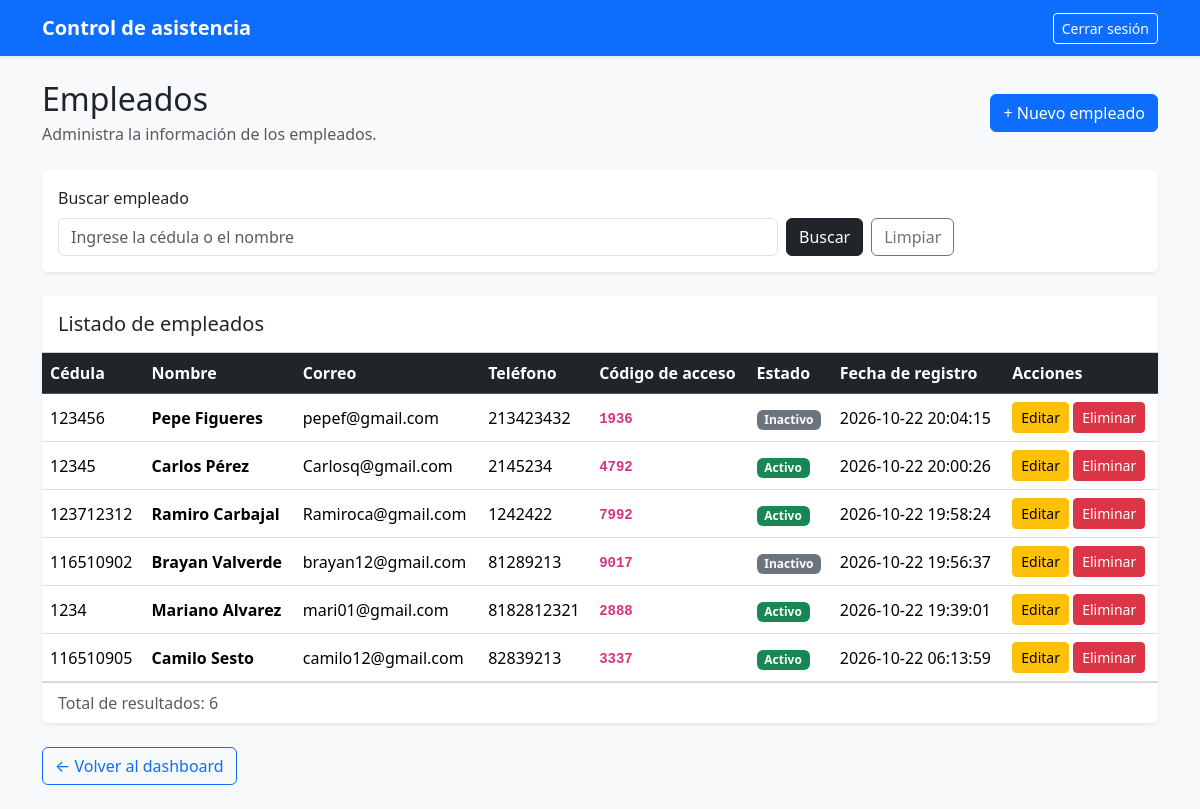
Screenshot of /admin/empleados.php (signed in) with the database file from the repository.
### tables this page shows
CREATE TABLE `empleados` (
  `id` int(11) NOT NULL,
  `cedula` varchar(30) NOT NULL,
  `nombre` varchar(150) NOT NULL,
  `correo` varchar(150) DEFAULT NULL,
  `telefono` varchar(30) DEFAULT NULL,
  `codigo_acceso` varchar(20) NOT NULL,
  `estado` enum('Activo','Inactivo') NOT NULL DEFAULT 'Activo',
  `fecha_registro` timestamp NOT NULL DEFAULT current_timestamp()
);

### admin/empleados.php (the view, shortened to what this page needs)
<?php
require_once "../config/database.php";
$busqueda = trim($_GET["buscar"] ?? "");
$sql = "SELECT * FROM empleados";
$params = [];
$sql .= " ORDER BY id DESC";
$stmt = $conexion->prepare($sql);
$stmt->execute($params);
$empleados = $stmt->fetchAll();
function escapar($valor)
{
    return htmlspecialchars(
        (string)($valor ?? ""),
        ENT_QUOTES,
        "UTF-8"
    );
}
?>
<!DOCTYPE html>
<html lang="es">
<head>
    <link
        href="https://cdn.jsdelivr.net/npm/bootstrap@5.3.3/dist/css/bootstrap.min.css"
        rel="stylesheet"
    >
</head>
<body class="bg-light">
<nav class="navbar navbar-dark bg-primary shadow-sm">
    <div class="container">
        <a class="navbar-brand fw-semibold" href="index.php">
            Control de asistencia
        </a>
        <a href="../logout.php"
           class="btn btn-outline-light btn-sm">
            Cerrar sesión
        </a>
    </div>
</nav>
<div class="container py-4">
    <div class="d-flex flex-wrap justify-content-between
                align-items-center gap-3 mb-4">
        <div>
            <h2 class="mb-1">Empleados</h2>
            <p class="text-muted mb-0">
                Administra la información de los empleados.
            </p>
        </div>
        <a href="registrar_empleado.php"
           class="btn btn-primary">
            + Nuevo empleado
        </a>
    </div>
    <div class="card border-0 shadow-sm mb-4">
        <div class="card-body">
            <form method="GET" class="row g-2">
                <div class="col-md-8">
                    <label for="buscar" class="form-label">
                        Buscar empleado
                    </label>
                    <input
                        type="text"
                        name="buscar"
                        id="buscar"
                        class="form-control"
                        placeholder="Ingrese la cédula o el nombre"
                        value="<?= escapar($busqueda) ?>"
                    >
                </div>
                <div class="col-md-4 d-flex align-items-end gap-2">
                    <button type="submit"
                            class="btn btn-dark">
                        Buscar
                    </button>
                    <a href="empleados.php"
                       class="btn btn-outline-secondary">
                        Limpiar
                    </a>
                </div>
            </form>
        </div>
    </div>
    <div class="card border-0 shadow-sm">
        <div class="card-header bg-white py-3">
            <h5 class="mb-0">Listado de empleados</h5>
        </div>
        <div class="table-responsive">
            <table class="table table-hover align-middle mb-0">
                <thead class="table-dark">
                    <tr>
                        <th>Cédula</th>
                        <th>Nombre</th>
                        <th>Correo</th>
                        <th>Teléfono</th>
                        <th>Código de acceso</th>
                        <th>Estado</th>
                        <th>Fecha de registro</th>
                        <th>Acciones</th>
                    </tr>
                </thead>
                <tbody>
                <?php if (empty($empleados)): ?>
                    <tr>
                        <td colspan="8"
                            class="text-center py-5">
                            <h5 class="text-muted">
                                No se encontraron empleados
                            </h5>
                            <p class="text-muted mb-0">
                                Registra un empleado nuevo o cambia
                                los criterios de búsqueda.
                            </p>
                        </td>
                    </tr>
                <?php else: ?>
                    <?php foreach ($empleados as $empleado): ?>
                        <tr>
                            <td>
                                <?= escapar($empleado["cedula"]) ?>
                            </td>
                            <td class="fw-semibold">
                                <?= escapar($empleado["nombre"]) ?>
                            </td>
                            <td>
                                <?= escapar($empleado["correo"]) ?: "—" ?>
                            </td>
                            <td>
                                <?= escapar($empleado["telefono"]) ?: "—" ?>
                            </td>
                            <td>
                                <code class="fw-bold">
                                    <?= escapar($empleado["codigo_acceso"]) ?>
                                </code>
                            </td>
                            <td>
                                <?php if ($empleado["estado"] === "Activo"): ?>
                                    <span class="badge text-bg-success">
                                        Activo
                                    </span>
                                <?php else: ?>
                                    <span class="badge text-bg-secondary">
                                        Inactivo
                                    </span>
                                <?php endif; ?>
                            </td>
                            <td>
                                <?= escapar($empleado["fecha_registro"]) ?>
                            </td>
<td>
    <a href="editar_empleado.php?id=<?= (int)$empleado['id'] ?>"
       class="btn btn-warning btn-sm">
        Editar
    </a>
    <form action="eliminar_empleado.php"
          method="POST"
          class="d-inline"
          onsubmit="return confirm('¿Seguro que deseas eliminar este empleado?');">
        <button type="submit" class="btn btn-danger btn-sm">
            Eliminar
        </button>
    </form>
</td>
                        </tr>
                    <?php endforeach; ?>
                <?php endif; ?>
                </tbody>
            </table>
        </div>
        <div class="card-footer bg-white text-muted">
            Total de resultados: <?= count($empleados) ?>
        </div>
    </div>
    <div class="mt-4">
        <a href="index.php" class="btn btn-outline-primary">
            &larr; Volver al dashboard
        </a>
    </div>
</div>
</body>
</html>

### rows the page displays
empleados: cedula "123456", nombre "Pepe Figueres", correo "pepef@gmail.com", telefono "213423432", codigo_acceso "1936", estado "Inactivo", fecha_registro "2026-10-22 20:04:15"
empleados: cedula "12345", nombre "Carlos Pérez", correo "Carlosq@gmail.com", telefono "2145234", codigo_acceso "4792", estado "Activo", fecha_registro "2026-10-22 20:00:26"
empleados: cedula "123712312", nombre "Ramiro Carbajal", correo "Ramiroca@gmail.com", telefono "1242422", codigo_acceso "7992", estado "Activo", fecha_registro "2026-10-22 19:58:24"
empleados: cedula "116510902", nombre "Brayan Valverde", correo "brayan12@gmail.com", telefono "81289213", codigo_acceso "9017", estado "Inactivo", fecha_registro "2026-10-22 19:56:37"
empleados: cedula "1234", nombre "Mariano Alvarez", correo "mari01@gmail.com", telefono "8182812321", codigo_acceso "2888", estado "Activo", fecha_registro "2026-10-22 19:39:01"
empleados: cedula "116510905", nombre "Camilo Sesto", correo "camilo12@gmail.com", telefono "82839213", codigo_acceso "3337", estado "Activo", fecha_registro "2026-10-22 06:13:59"

### other values shown
count($empleados) "6"
